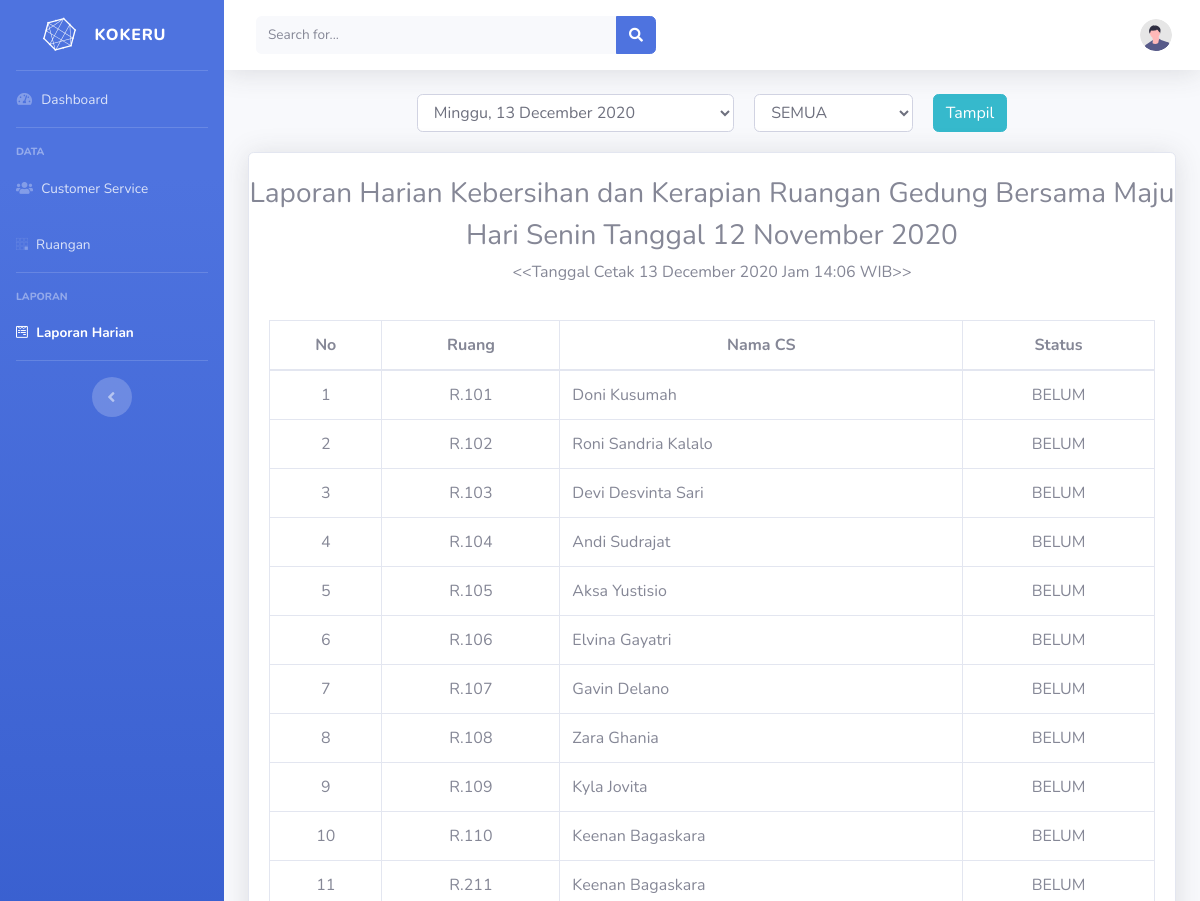
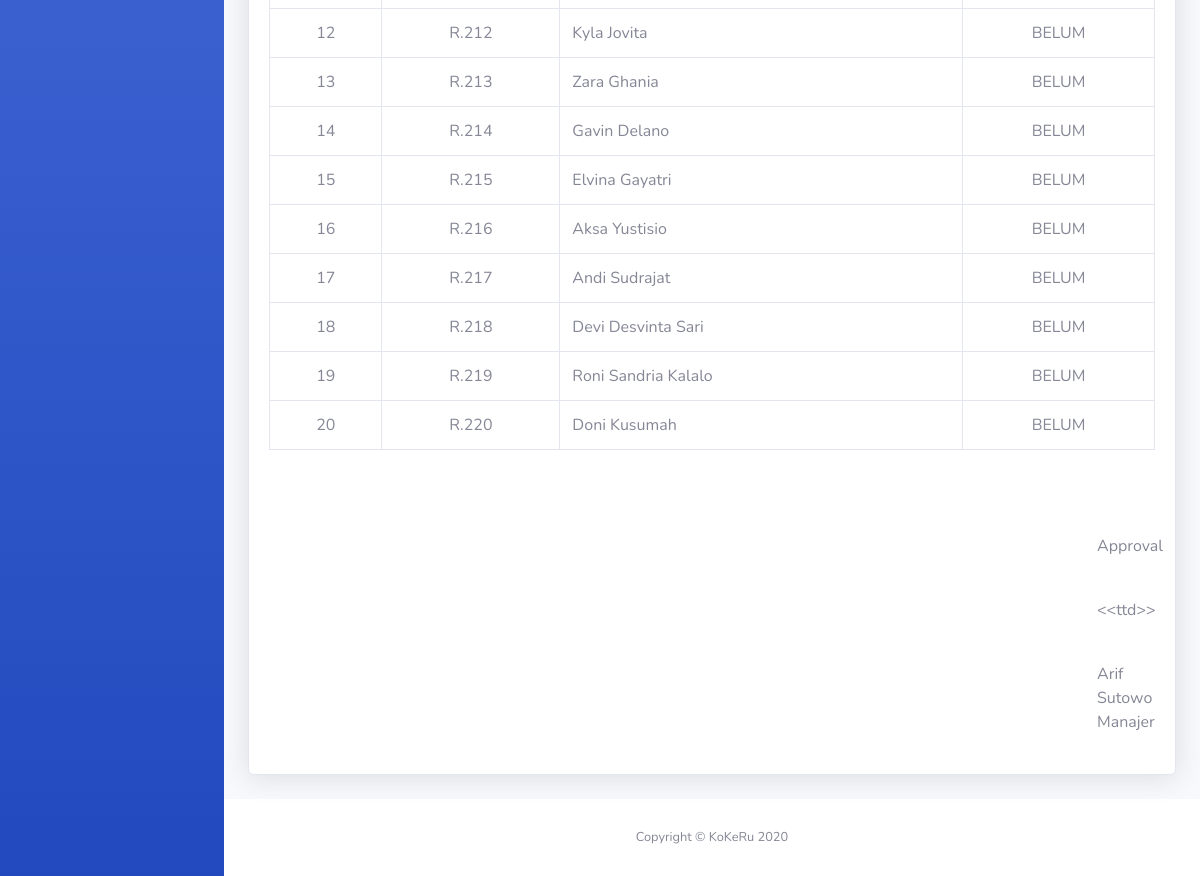
Page /manajer/laporan.php on the committed database (2 pictures, top to bottom).
### tables this page shows
CREATE TABLE `ruang` (
  `id_ruang` int(11) NOT NULL,
  `nama_ruang` varchar(50) NOT NULL,
  `id_cs` int(11) NOT NULL
);

CREATE TABLE `cs` (
  `id_cs` int(11) NOT NULL,
  `nama_cs` varchar(50) NOT NULL,
  `email` varchar(50) NOT NULL
);

### manajer/laporan.php (the view, shortened to what this page needs)
<?php include 'header.php'; ?>
      <li class="nav-item">
        <a class="nav-link" href="dashboard.php">
          <i class="fas fa-fw fa-tachometer-alt"></i>
          <span>Dashboard</span>
        </a>
      </li>
      <hr class="sidebar-divider">
      <div class="sidebar-heading">Data</div>
      <li class="nav-item">
        <a class="nav-link" href="data_cs.php">
          <i class="fas fa-users"></i>
          <span>Customer Service</span>
        </a>
      </li>
      <li class="nav-item">
        <a class="nav-link" href="data_ruang.php">
          <i class="fab fa-buromobelexperte"></i>
          <span>Ruangan</span>
        </a>
      </li>
      <hr class="sidebar-divider">
      <div class="sidebar-heading">Laporan</div>
      <li class="nav-item active">
        <a class="nav-link" href="laporan.php">
          <i class="fab fa-wpforms"></i>
          <span>Laporan Harian</span>
        </a>
      </li>
      <hr class="sidebar-divider d-none d-md-block">
      <div class="text-center d-none d-md-inline">
        <button class="rounded-circle border-0" id="sidebarToggle"></button>
      </div>
    </ul>
    <div id="content-wrapper" class="d-flex flex-column">
      <div id="content">
        <nav class="navbar navbar-expand navbar-light bg-white topbar mb-4 static-top shadow">
          <form class="d-none d-sm-inline-block form-inline mr-auto ml-md-3 my-2 my-md-0 mw-100 navbar-search">
            <div class="input-group">
              <input type="text" class="form-control bg-light border-0 small" placeholder="Search for..." aria-label="Search" aria-describedby="basic-addon2">
              <div class="input-group-append">
                <button class="btn btn-primary" type="button">
                  <i class="fas fa-search fa-sm"></i>
                </button>
              </div>
            </div>
          </form>
          <ul class="navbar-nav ml-auto">
            <li class="nav-item dropdown no-arrow">
              <a class="nav-link dropdown-toggle" href="#" id="userDropdown" role="button" data-toggle="dropdown" aria-haspopup="true" aria-expanded="false">
                <img class="img-profile rounded-circle" src="../assets2/img/undraw_profile.svg">
              </a>
            </li>
          </ul>
        </nav>
        <div class="container-fluid">
          <div class="row justify-content-center" style="padding-bottom: 20px;">
            <select name="tanggal" id="tanggal" class="form-control col-4">
              <?php
                if (date('N') == 1) {
                  $day = "Senin";
                } else if (date('N') == 2) {
                  $day = "Selasa";
                } else if (date('N') == 3) {
                  $day = "Rabu";
                } else if (date('N') == 4) {
                  $day = "Kamis";
                } else if (date('N') == 5) {
                  $day = "Jumat";
                } else if (date('N') == 6) {
                  $day = "Sabtu";
                } else if (date('N') == 7) {
                  $day = "Minggu";
                }
                $tanggal = date('d F Y');
                echo '<option value="">'.$day.', '.$tanggal.'</option>';
              ?>
            </select>
            <select name="status" id="status" class="form-control col-2" style="margin-left: 20px;">
              <option value="semua">SEMUA</option>
            </select>
            <a href="#" class="d-none d-md-inline-block btn btn-md btn-info shadow-md" style="margin-left: 20px;">Tampil</a>
          </div>
          <div class="card shadow mb-4">
            <br>
            <div class="col-12">
                <h3 class="row justify-content-center">Laporan Harian Kebersihan dan Kerapian Ruangan Gedung Bersama Maju</h3>
                <h3 class="row justify-content-center">Hari Senin Tanggal 12 November 2020</h3>
                <?php
                  echo '<p class="row justify-content-center">&lt;&lt;Tanggal Cetak '.date('d F Y').' Jam '.date('H:i').' WIB&gt;&gt;</p>';
                ?>
            </div>
            <div class="card-body">
              <div class="table-responsive">
                <table class="table table-bordered" id="dataTable" width="100%" cellspacing="0">
                  <thead class="text-center">
                    <tr>
                      <th>No</th>
                      <th>Ruang</th>
                      <th>Nama CS</th>
                      <th>Status</th>
                    </tr>
                  </thead>
                  <tbody class="text-center">
                    <?php
                      $tanggal = date('Y-m-d');
                      $query = "SELECT r.nama_ruang AS nama_ruang, cs.email AS email, cs.nama_cs AS nama_cs, l.status AS status FROM ruang r JOIN cs ON r.id_cs = cs.id_cs JOIN laporan l ON l.id_ruang = r.id_ruang WHERE l.tanggal = '$tanggal' ORDER BY r.id_ruang";
                      $result = $db->query($query);
                      $i = 1;
                      while ($row = $result->fetch_object()) {
                        echo '<tr>';
                        echo '<td class="text-center">'.$i.'</td>';
                        echo '<td class="text-center">'.$row->nama_ruang.'</td>';
                        echo '<td class="text-left">'.$row->nama_cs.'</td>';
                        if ($row->status == 'SUDAH') {
                          echo '<td class="text-center">SUDAH</td>';
                        } else {
                          echo '<td class="text-center">BELUM</td>';
                        }
                        echo '</tr>';
                        $i++;
                      }
                      echo '</tbody>';
                      echo '</table>';
                    ?>
              </div>
            </div>
            <br><br>
            <div class="col-12" style="padding-left: 860px;">
              <p class="row">Approval</p>
              <br>
              <p class="row">&lt;&lt;ttd&gt;&gt;</p>
              <br>
              <p class="row" style="margin-bottom: 0;">Arif Sutowo</p>
              <p class="row">Manajer</p>
              <br>
            </div>
          </div>
        </div>
      </div>
<?php include 'footer.php'; ?>

### rows in the picture
ruang: nama_ruang "R.101", id_cs.nama_cs "Doni Kusumah"
ruang: nama_ruang "R.102", id_cs.nama_cs "Roni Sandria Kalalo"
ruang: nama_ruang "R.103", id_cs.nama_cs "Devi Desvinta Sari"
ruang: nama_ruang "R.104", id_cs.nama_cs "Andi Sudrajat"
ruang: nama_ruang "R.105", id_cs.nama_cs "Aksa Yustisio"
ruang: nama_ruang "R.106", id_cs.nama_cs "Elvina Gayatri"
ruang: nama_ruang "R.107", id_cs.nama_cs "Gavin Delano"
ruang: nama_ruang "R.108", id_cs.nama_cs "Zara Ghania"
ruang: nama_ruang "R.109", id_cs.nama_cs "Kyla Jovita"
ruang: nama_ruang "R.110", id_cs.nama_cs "Keenan Bagaskara"
ruang: nama_ruang "R.211", id_cs.nama_cs "Keenan Bagaskara"
ruang: nama_ruang "R.212", id_cs.nama_cs "Kyla Jovita"
ruang: nama_ruang "R.213", id_cs.nama_cs "Zara Ghania"
ruang: nama_ruang "R.214", id_cs.nama_cs "Gavin Delano"
ruang: nama_ruang "R.215", id_cs.nama_cs "Elvina Gayatri"
ruang: nama_ruang "R.216", id_cs.nama_cs "Aksa Yustisio"
ruang: nama_ruang "R.217", id_cs.nama_cs "Andi Sudrajat"
ruang: nama_ruang "R.218", id_cs.nama_cs "Devi Desvinta Sari"
ruang: nama_ruang "R.219", id_cs.nama_cs "Roni Sandria Kalalo"
ruang: nama_ruang "R.220", id_cs.nama_cs "Doni Kusumah"

### other values in the picture
form field tanggal "Minggu, 13 December 2020"
